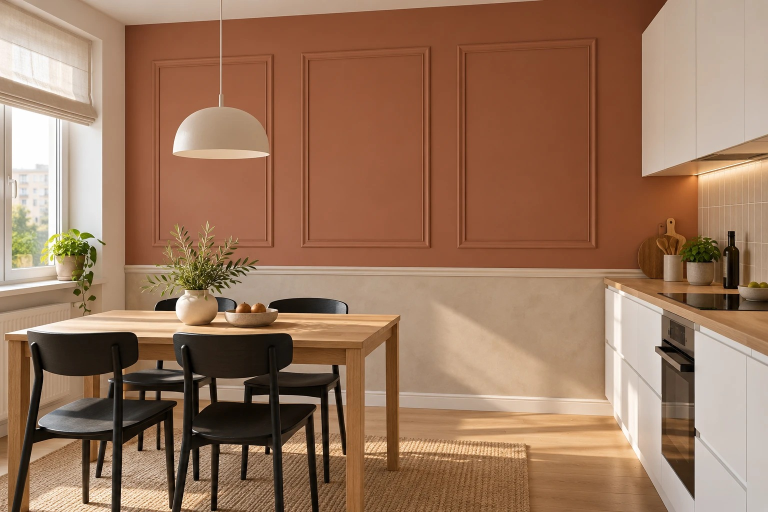
#> input picture catalog-fatade/jpg/15-bucatarie-terracota-chenare-brau.jpg, 1536 x 1024 px (shown at 1/2 size)
$ python tablouri.py ../../catalog-fatade/jpg/15-bucatarie-terracota-chenare-brau.jpg
#> lines starting #> are read from the running program, lines starting #| are printed output that depends on the picture; after the words box and inside, x2 and y2 are one past the last pixel; in counts of white or black regions, pixels touching at a corner belong together
#> in main, a is the input picture: PIL image 1536x1024 RGB; mean R, G, B 154.4, 118, 92.7
"""Pune tablouri (printuri abstracte desenate aici) in chenarele din doua fotografii reale de ambient,
ca sa arate ce inseamna caroiaje „gen rame de tablouri”. -> src/amb/wl1-*.jpg
Rulare: python3 tools/tablouri.py CALE_261.png (imaginea Linea Room Kit de pe decoflair.ro)"""
import sys, os, math, random
from PIL import Image, ImageDraw, ImageFilter
ROOT = os.path.dirname(os.path.dirname(os.path.abspath(__file__)))
REPO = os.path.dirname(ROOT)

def art(kind, w, h, seed):
#> called with kind = 'leaf', w = 82, h = 127, seed = 1
    r = random.Random(seed); S = 4; W, H = w * S, h * S
    paper = {'leaf': (241, 236, 226), 'arch': (238, 228, 214), 'sun': (236, 230, 218), 'line': (244, 240, 233)}[kind]
    im = Image.new('RGB', (W, H), paper); d = ImageDraw.Draw(im)
    if kind == 'arch':
        cols = [(196, 120, 86), (222, 180, 140), (122, 132, 104), (170, 96, 70)]
        for i, c in enumerate(cols):
            x0 = W * (0.12 + 0.18 * i); y0 = H * (0.3 + 0.08 * (i % 2)); ww = W * 0.36
            d.rounded_rectangle([x0, y0, x0 + ww, H * 0.9], radius=ww / 2, fill=c)
    elif kind == 'sun':
        d.ellipse([W * .55, H * .14, W * .85, H * .14 + W * .3], fill=(214, 150, 96))
        for k, c in enumerate([(160, 170, 140), (110, 128, 104), (82, 98, 80)]):
            pts = [(0, H)] + [(x, H * (0.55 + 0.1 * k) + math.sin(x / W * 6 + k * 2) * H * 0.05) for x in range(0, W + 1, W // 40)] + [(W, H)]
            d.polygon(pts, fill=c)
    elif kind == 'leaf':
        stem = [(W * .5 + math.sin(t / 10) * W * .08, H * (0.88 - t / 100 * 0.75)) for t in range(0, 101, 5)]
        d.line(stem, fill=(92, 110, 82), width=S * 2)
        for i, (x, y) in enumerate(stem[2:-1]):
            s = 1 if i % 2 else -1; L = W * (0.22 - i * 0.006)
            box = [x, y - L * .18, x + s * L, y + L * .18] if s > 0 else [x - L, y - L * .18, x, y + L * .18]
            leaf = Image.new('L', (W, H), 0); ImageDraw.Draw(leaf).ellipse(box, fill=255)
            leaf = leaf.rotate(s * 28, center=(x, y)); im.paste((112 + i * 3, 130, 96), (0, 0), leaf)
#> this loop made 18 passes
#> (x, y, s, L, box) on passes 1 to 12: (186.1, 408.9, -1, 72.16, [113.9, 396, 186.1, 421.9]), (190.2, 389.9, 1, 70.19, [190.2, 377.3, 260.4, 402.5]), (187.9, 370.8, -1, 68.22, [119.6, 358.6, 187.9, 383.1]), (179.7, 351.8, 1, 66.26, [179.7, 339.9, 246, 363.7]), (167.7, 332.7, -1, 64.29, [103.4, 321.2, 167.7, 344.3]), (154.8, 313.7, 1, 62.32, [154.8, 302.5, 217.1, 324.9]), (144.1, 294.6, -1, 60.35, [83.79, 283.8, 144.1, 305.5]), (138.3, 275.6, 1, 58.38, [138.3, 265.1, 196.7, 286.1]), (138.8, 256.5, -1, 56.42, [82.42, 246.4, 138.8, 266.7]), (145.5, 237.5, 1, 54.45, [145.5, 227.7, 199.9, 247.3]), (156.7, 218.4, -1, 52.48, [104.2, 209, 156.7, 227.9]), (169.6, 199.4, 1, 50.51, [169.6, 190.3, 220.2, 208.5])
#> pass 1, in art, `leaf = leaf.rotate(s * 28, center=(x, y))`:
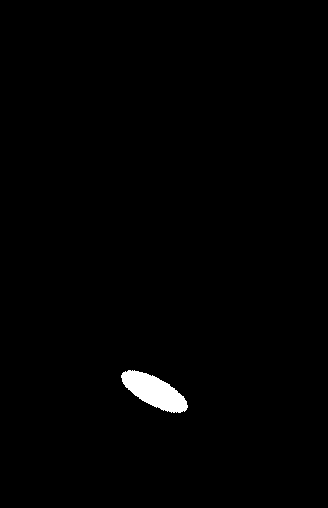
#> leaf: PIL image 328x508 L; 0.95% white; 1 white region, box (x1, y1, x2, y2) and area: (121, 370, 188, 413) 1580
#> after the loop: leaf: PIL image 328x508 L; 0.28% white; 1 white region, box (x1, y1, x2, y2) and area: (162, 65, 197, 88) 460
    else:
        d.line([(W * .2, H * .7), (W * .45, H * .3), (W * .6, H * .55), (W * .8, H * .25)], fill=(40, 40, 40), width=S * 2)
        d.ellipse([W * .62, H * .62, W * .78, H * .62 + W * .16], fill=(196, 120, 86))
    return im.resize((w, h), Image.LANCZOS)

def framed(kind, w, h, seed, frame=(34, 30, 28), mat=0.14):
    m = int(w * mat); f = max(3, w // 40)
    a = art(kind, w - 2 * (m + f), h - 2 * (m + f), seed)
    im = Image.new('RGB', (w, h), frame); ImageDraw.Draw(im).rectangle([f, f, w - f - 1, h - f - 1], fill=(248, 246, 241))
    im.paste(a, (f + m, f + m)); return im

def put(bg, piece, x, y, shadow=(10, 14), light=0.97):
#> called with x = 112, y = 160, shadow = (10, 14), light = 0.95
    sh = Image.new('L', bg.size, 0); ImageDraw.Draw(sh).rectangle([x + shadow[0], y + shadow[1], x + piece.width + shadow[0], y + piece.height + shadow[1]], fill=80)
#> after `sh = Image.new('L', bg.size, 0)`: sh: PIL image 1536x1024 L; every value is 0
#> after `ImageDraw.Draw(sh).rectangle([x + shadow[0], y + shadow[1], x + piece.`: sh: PIL image 1536x1024 L; values 0 (black) and 80 (white), 1.3% white; 1 white region, box (x1, y1, x2, y2) and area: (122, 174, 243, 340) 20086
    sh = sh.filter(ImageFilter.GaussianBlur(9)); dark = Image.new('RGB', bg.size, (40, 30, 25))
#> after `dark = Image.new('RGB', bg.size, (40, 30, 25))`:
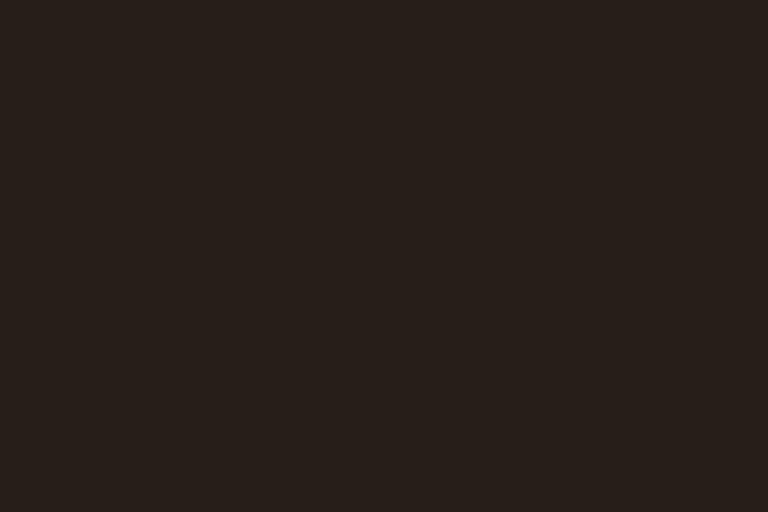
#> dark: PIL image 1536x1024 RGB (shown at 1/2 size); mean R, G, B 40, 30, 25
    bg = Image.composite(dark, bg, sh)
    p = piece.point(lambda v: int(v * light)); bg.paste(p, (x, y)); return bg

def main(p261):
    out = os.path.join(ROOT, 'src', 'amb'); os.makedirs(out, exist_ok=True)
    a = Image.open(p261).convert('RGB')   # 900x900, chenare: stanga 72-272, centru 313-588, dreapta 628-828 (sus 0-472)
    a = put(a, framed('leaf', 120, 165, 1), 112, 160, light=0.95)
    a = put(a, framed('arch', 160, 215, 2), 370, 130, light=0.97)
#> in put (call 2), `ImageDraw.Draw(sh).rectangle([x + shadow[0], y + shadow[1], x + piece.`: sh: PIL image 1536x1024 L; values 0 (black) and 80 (white), 2.2% white; 1 white region, box (x1, y1, x2, y2) and area: (380, 144, 541, 360) 34776
    a = put(a, framed('sun', 120, 150, 3), 668, 120, light=0.95)
#> call 3 of art, with kind = 'sun', w = 82, h = 112, seed = 3
#> in art (call 3), `im = Image.new('RGB', (W, H), paper)`:
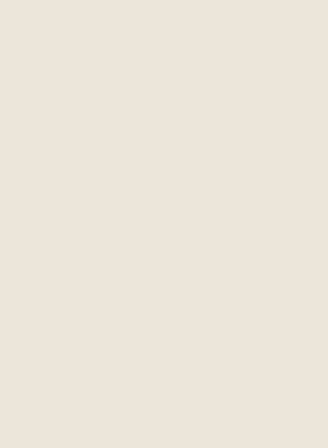
#> im: PIL image 328x448 RGB; mean R, G, B 236, 230, 218
#> in art (call 3), `return im.resize((w, h), Image.LANCZOS)`:
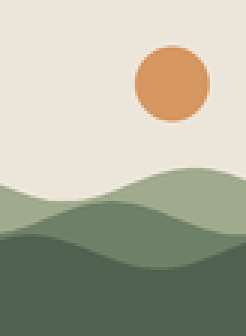
#> returned value: PIL image 82x112 RGB (shown 3 times larger); mean R, G, B 176, 176.5, 157.8
#> call 3 of put, with x = 668, y = 120, shadow = (10, 14), light = 0.95
#> in put (call 3), `ImageDraw.Draw(sh).rectangle([x + shadow[0], y + shadow[1], x + piece.`:
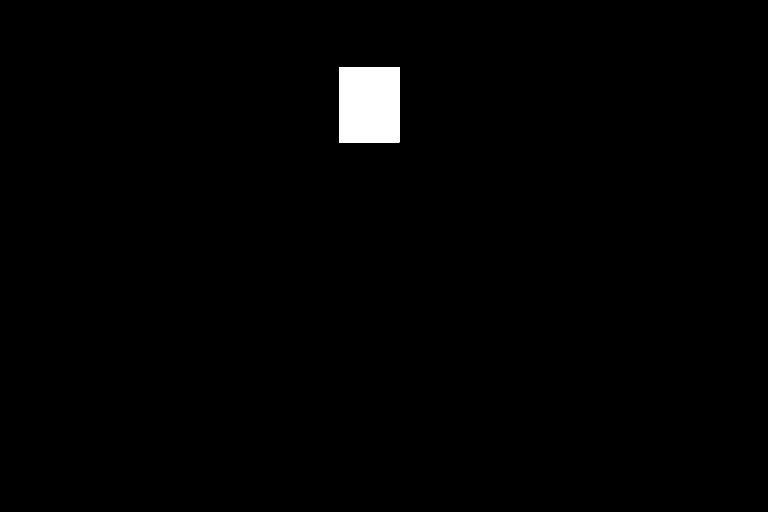
#> sh: PIL image 1536x1024 L (shown at 1/2 size); values 0 (black) and 80 (white), 1.2% white; 1 white region, box (x1, y1, x2, y2) and area: (678, 134, 799, 285) 18271
    a.save(os.path.join(out, 'wl1-living-tablouri.jpg'), quality=95)
    k = Image.open(os.path.join(REPO, 'catalog-fatade', 'jpg', '15-bucatarie-terracota-chenare-brau.jpg')).convert('RGB')
    # chenare: A x 600-860 y 95-495; B x 915-1192 y 80-497 (lumina din stanga)
    k = put(k, framed('leaf', 140, 190, 4, frame=(150, 112, 70)), 660, 190, shadow=(12, 12), light=0.93)
#> call 4 of framed, with kind = 'leaf', w = 140, h = 190, seed = 4, frame = (150, 112, 70), mat = 0.14
#> call 4 of art, with kind = 'leaf', w = 96, h = 146, seed = 4
#> the loop in art (call 4), `for i, (x, y) in enumerate(stem[2:-1]):` made 18 passes
#> (x, y, s, L, box) on passes 1 to 12: (217.8, 470.1, -1, 84.48, [133.4, 454.9, 217.8, 485.3]), (222.6, 448.2, 1, 82.18, [222.6, 433.4, 304.8, 463]), (219.9, 426.3, -1, 79.87, [140.1, 411.9, 219.9, 440.7]), (210.4, 404.4, 1, 77.57, [210.4, 390.5, 288, 418.4]), (196.3, 382.5, -1, 75.26, [121.1, 369, 196.3, 396.1]), (181.2, 360.6, 1, 72.96, [181.2, 347.5, 254.2, 373.8]), (168.8, 338.7, -1, 70.66, [98.1, 326, 168.8, 351.4]), (162, 316.8, 1, 68.35, [162, 304.5, 230.3, 329.1]), (162.5, 294.9, -1, 66.05, [96.49, 283, 162.5, 306.8]), (170.3, 273, 1, 63.74, [170.3, 261.5, 234.1, 284.5]), (183.4, 251.1, -1, 61.44, [122, 240.1, 183.4, 262.2]), (198.6, 229.2, 1, 59.14, [198.6, 218.6, 257.7, 239.9])
#> after the loop in art (call 4), `for i, (x, y) in enumerate(stem[2:-1]):`:
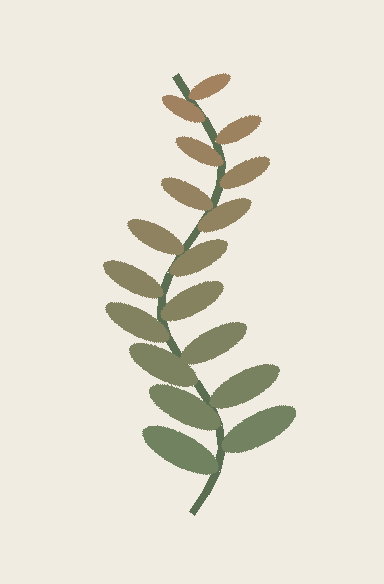
#> im: PIL image 384x584 RGB; mean R, G, B 228, 223.5, 210.8
#> after the loop in art (call 4), `for i, (x, y) in enumerate(stem[2:-1]):`: leaf: PIL image 384x584 L; 0.28% white; 1 white region, box (x1, y1, x2, y2) and area: (188, 73, 231, 100) 626
#> in framed (call 4), `im = Image.new('RGB', (w, h), frame)`:
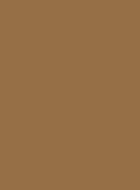
#> im: PIL image 140x190 RGB; mean R, G, B 150, 112, 70
    k = put(k, framed('arch', 160, 215, 5, frame=(150, 112, 70)), 973, 180, shadow=(12, 12), light=0.9)
    k.save(os.path.join(out, 'wl1-bucatarie-tablouri.jpg'), quality=95)
    print('ok')
if __name__ == '__main__': main(sys.argv[1])

$ run again, with catalog-fatade/jpg/01-casa-terracota-ancadramente-brau.jpg copied over catalog-fatade/jpg/15-bucatarie-terracota-chenare-brau.jpg
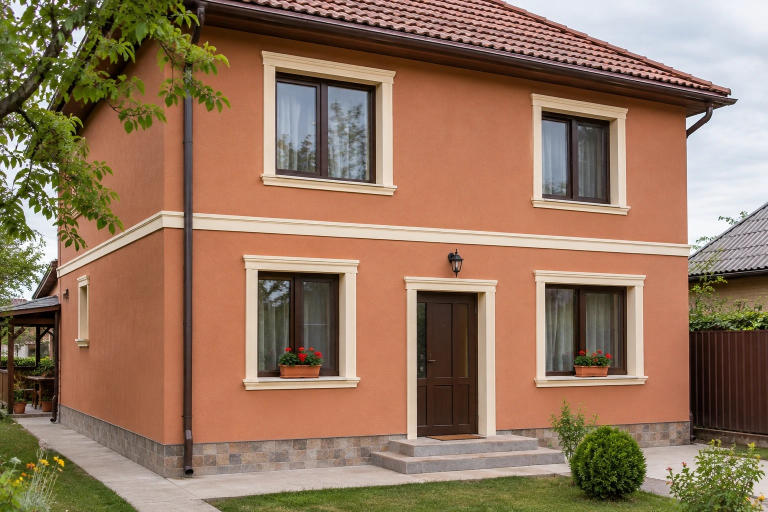
#> input picture catalog-fatade/jpg/01-casa-terracota-ancadramente-brau.jpg, 1536 x 1024 px (shown at 1/2 size)
#> in main, a is the input picture: PIL image 1536x1024 RGB; mean R, G, B 147.9, 118, 94.3
#> the loop in art, `for i, (x, y) in enumerate(stem[2:-1]):` made 18 passes
#> (x, y, s, L, box) on passes 1 to 8: (186.1, 408.9, -1, 72.16, [113.9, 396, 186.1, 421.9]), (190.2, 389.9, 1, 70.19, [190.2, 377.3, 260.4, 402.5]), (187.9, 370.8, -1, 68.22, [119.6, 358.6, 187.9, 383.1]), (179.7, 351.8, 1, 66.26, [179.7, 339.9, 246, 363.7]), (167.7, 332.7, -1, 64.29, [103.4, 321.2, 167.7, 344.3]), (154.8, 313.7, 1, 62.32, [154.8, 302.5, 217.1, 324.9]), (144.1, 294.6, -1, 60.35, [83.79, 283.8, 144.1, 305.5]), (138.3, 275.6, 1, 58.38, [138.3, 265.1, 196.7, 286.1])
#> in put (call 2), `bg = Image.composite(dark, bg, sh)`:
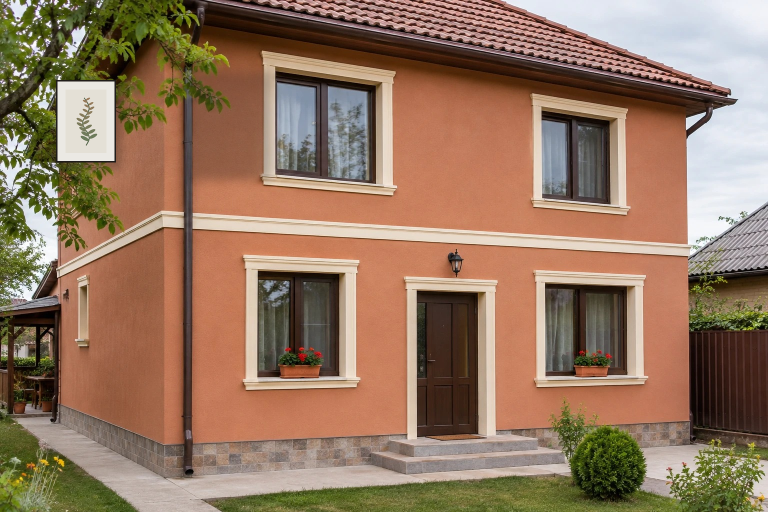
#> bg: PIL image 1536x1024 RGB (shown at 1/2 size); mean R, G, B 148.3, 118.9, 95.9
#> p: PIL image 160x215 RGB
#> in put (call 3), `bg = Image.composite(dark, bg, sh)`:
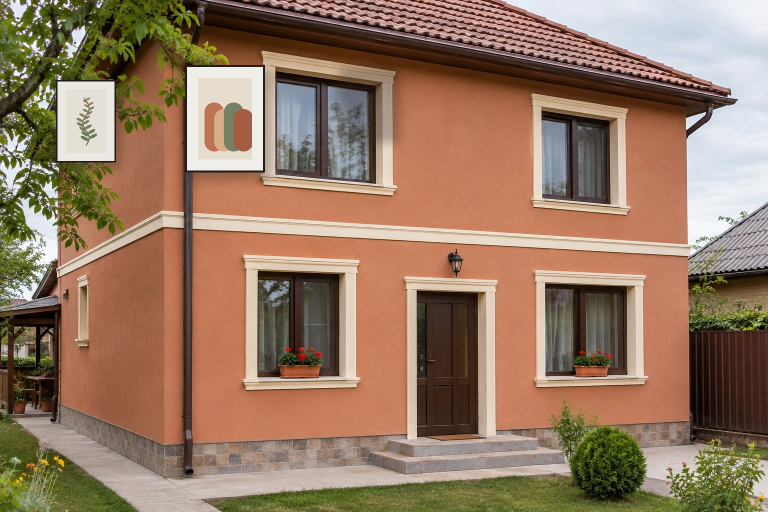
#> bg: PIL image 1536x1024 RGB (shown at 1/2 size); mean R, G, B 149.4, 120.7, 98
#> p: PIL image 120x150 RGB

$ run again, with catalog-fatade/jpg/03-casa-bej-coltare-bosaje-ancadramente.jpg copied over catalog-fatade/jpg/15-bucatarie-terracota-chenare-brau.jpg
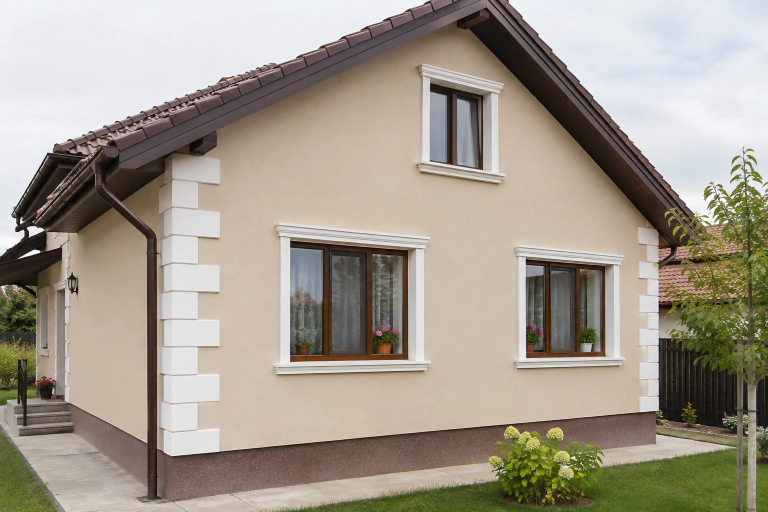
#> input picture catalog-fatade/jpg/03-casa-bej-coltare-bosaje-ancadramente.jpg, 1536 x 1024 px (shown at 1/2 size)
#> in main, a is the input picture: PIL image 1536x1024 RGB; mean R, G, B 162.6, 154.6, 141.7
#> the loop in art, `for i, (x, y) in enumerate(stem[2:-1]):` made 18 passes
#> (x, y, s, L, box) on passes 1 to 8: (186.1, 408.9, -1, 72.16, [113.9, 396, 186.1, 421.9]), (190.2, 389.9, 1, 70.19, [190.2, 377.3, 260.4, 402.5]), (187.9, 370.8, -1, 68.22, [119.6, 358.6, 187.9, 383.1]), (179.7, 351.8, 1, 66.26, [179.7, 339.9, 246, 363.7]), (167.7, 332.7, -1, 64.29, [103.4, 321.2, 167.7, 344.3]), (154.8, 313.7, 1, 62.32, [154.8, 302.5, 217.1, 324.9]), (144.1, 294.6, -1, 60.35, [83.79, 283.8, 144.1, 305.5]), (138.3, 275.6, 1, 58.38, [138.3, 265.1, 196.7, 286.1])
#> in put (call 2), `bg = Image.composite(dark, bg, sh)`:
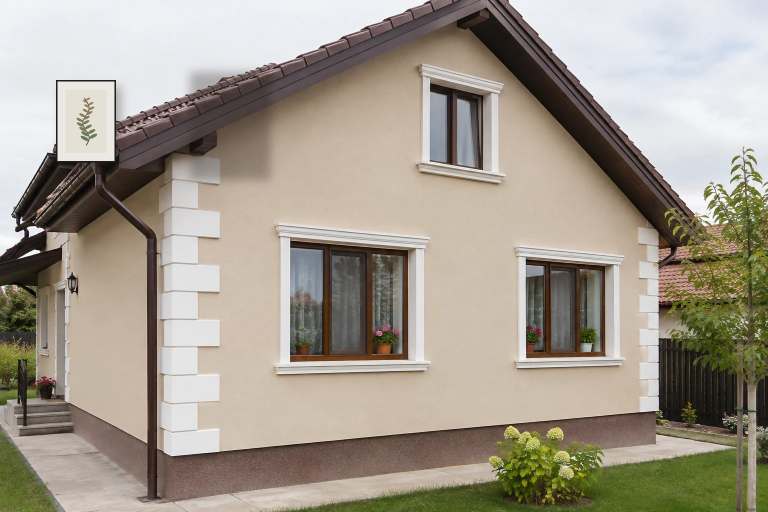
#> bg: PIL image 1536x1024 RGB (shown at 1/2 size); mean R, G, B 162.2, 154.1, 141.2
#> p: PIL image 160x215 RGB
#> in put (call 2), `bg.paste(p, (x, y))`:
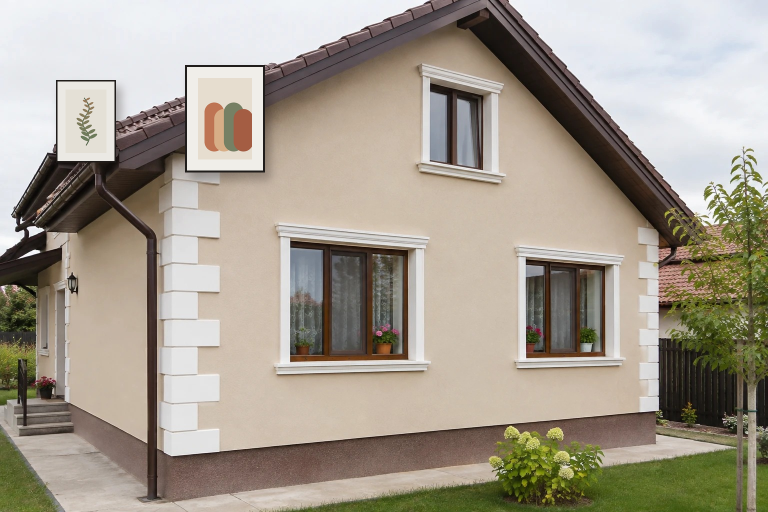
#> bg: PIL image 1536x1024 RGB (shown at 1/2 size); mean R, G, B 164.1, 156, 142.9
#> p: PIL image 120x150 RGB

$ run again, with catalog-fatade/jpg/05-casa-albastra-ancadramente-cornisa.jpg copied over catalog-fatade/jpg/15-bucatarie-terracota-chenare-brau.jpg
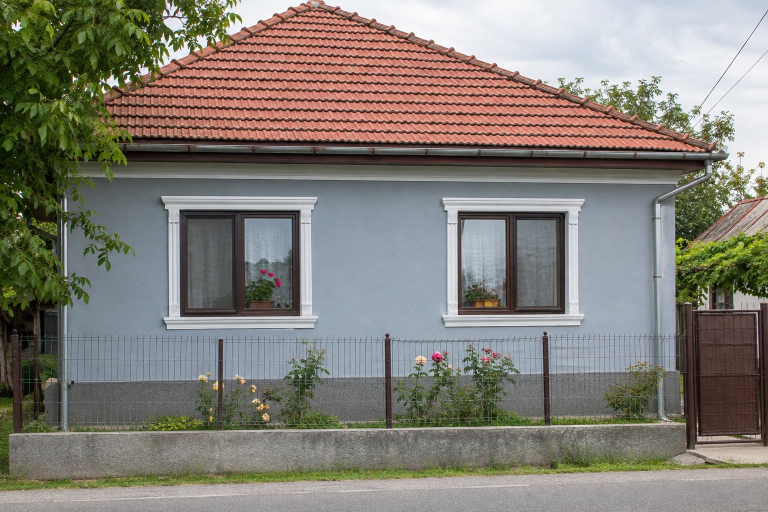
#> input picture catalog-fatade/jpg/05-casa-albastra-ancadramente-cornisa.jpg, 1536 x 1024 px (shown at 1/2 size)
#> in main, a is the input picture: PIL image 1536x1024 RGB; mean R, G, B 130.1, 126.1, 117.6
#> the loop in art, `for i, (x, y) in enumerate(stem[2:-1]):` made 18 passes
#> (x, y, s, L, box) on passes 1 to 8: (186.1, 408.9, -1, 72.16, [113.9, 396, 186.1, 421.9]), (190.2, 389.9, 1, 70.19, [190.2, 377.3, 260.4, 402.5]), (187.9, 370.8, -1, 68.22, [119.6, 358.6, 187.9, 383.1]), (179.7, 351.8, 1, 66.26, [179.7, 339.9, 246, 363.7]), (167.7, 332.7, -1, 64.29, [103.4, 321.2, 167.7, 344.3]), (154.8, 313.7, 1, 62.32, [154.8, 302.5, 217.1, 324.9]), (144.1, 294.6, -1, 60.35, [83.79, 283.8, 144.1, 305.5]), (138.3, 275.6, 1, 58.38, [138.3, 265.1, 196.7, 286.1])
#> p: PIL image 160x215 RGB
#> in put (call 2), `bg.paste(p, (x, y))`:
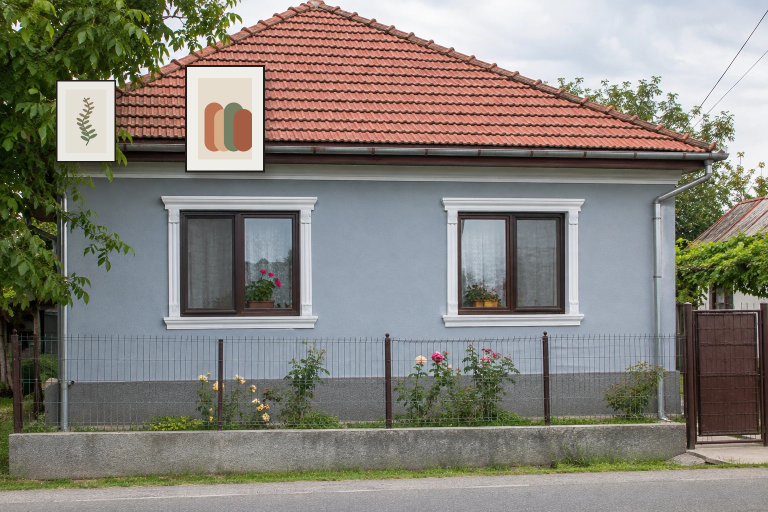
#> bg: PIL image 1536x1024 RGB (shown at 1/2 size); mean R, G, B 133, 129.5, 121.5
#> p: PIL image 120x150 RGB
